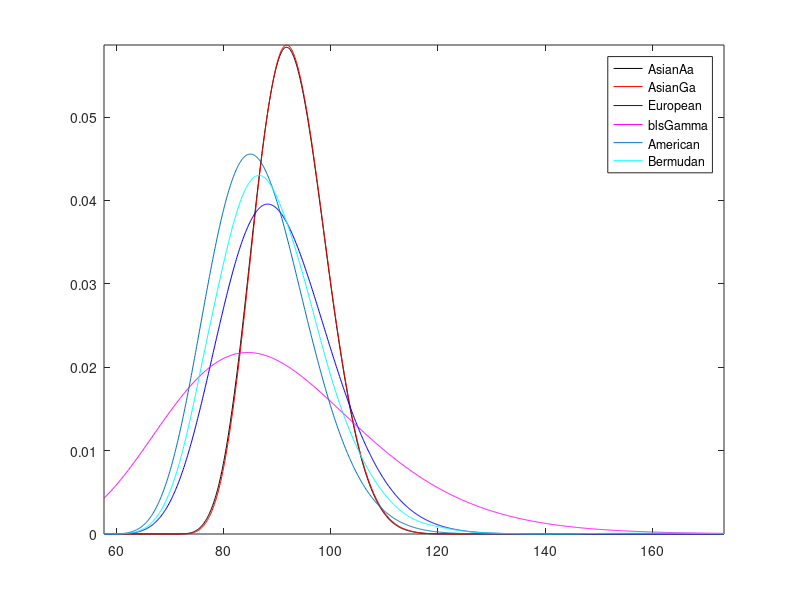

Reproduce this figure in MATLAB.
clear;
clc;
tic
alpha = 1.999;
r = 0.1;

T = 0.5;
Strike = 95;
NumOfTimeSteps=8;
Sigma=0.30;
lambda=sqrt(1.5);
M=2*NumOfTimeSteps+1;
StrCallPut='Call';
 %dynamics.S0=S0;
 %M_Bermudan=2;

Underlying=100;
 %reading underlying for Asian Arithmetic
data1=load('1AsianAaGreeks.txt'); 
x=data1(:,1);
AsianAaGamma=data1(:,3);

%reading underlying for Asia Geometric
data2=load('1AsianGaGreeks.txt'); 
%x=data2(:,1);
AsianGaGamma=data2(:,3);  


%reading underlying for European
data2=load('1EuropeanGreeks.txt'); 
%x=data2(:,1);
EuropeanGamma=data2(:,3); 

%reading underlying for American
data2=load('1AmericanGreeks.txt'); 
%x=data2(:,1);
AmericanGamma=data2(:,3);


%reading underlying for Bermudan
data2=load('1BermudanGreeks.txt'); 
%x=data2(:,1);
BermudanGamma=data2(:,3);


samplingRateIncrease = 10;
newXSamplePoints = linspace(min(x), max(x), length(x) * samplingRateIncrease);

smoothedYAsianAa = spline(x, AsianAaGamma, newXSamplePoints);

smoothedYAsianGa = spline(x, AsianGaGamma, newXSamplePoints);

smoothedYEuropean = spline(x,EuropeanGamma, newXSamplePoints);

smoothedYAmerican = spline(x,AmericanGamma, newXSamplePoints);

smoothedYBermudan = spline(x,BermudanGamma, newXSamplePoints);

%%
range=min(x):0.1:max(x);
%range=60:0.1:150;
%Interpolation & Extrapolation
type='cubic';
IntYAsianAa = interp1(newXSamplePoints,smoothedYAsianAa,range,type,'extrap');

IntYAsianGa = interp1(newXSamplePoints, smoothedYAsianGa, range,type,'extrap');

IntYEuropean = interp1(newXSamplePoints,smoothedYEuropean,range,type,'extrap');

IntYAmerican = interp1(newXSamplePoints,smoothedYAmerican,range,type,'extrap');

IntYBermudan = interp1(newXSamplePoints,smoothedYBermudan,range,type,'extrap');

%%

plot(range,IntYAsianAa,'k')
hold on

plot(range,IntYAsianGa,'r')
hold on

plot(range,IntYEuropean,'b')
hold on

blsGamma=blsgamma(range,Strike,r,T,Sigma);
plot(range,blsGamma,'m')
hold on

plot(range,IntYAmerican)
hold on

plot(range,IntYBermudan,'c')
axis tight
legend('AsianAa','AsianGa', 'European', 'blsGamma', 'American', 'Bermudan')
saveas(gcf,'1GammaInterpolation_Aux31.png')
hold off
%hold off
min(x)
max(x)
toc
